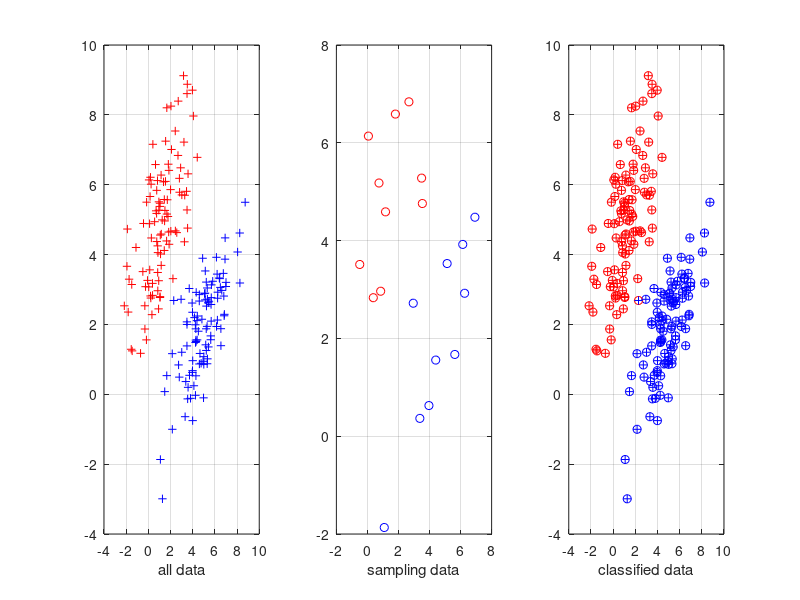

Here is the MATLAB script that generated this plot:
clear all
close all

number = 100;   %number of all data
sample = 20;    %number of sample data from all data 
k = 5;          %k of k-NN method

subplot(1,3,1);
mu_r = [1 5];               %HEIKIN
SIGMA_r = [2 1.5; 1.5 3];   %KYO-BUNSAN
r = mvnrnd(mu_r,SIGMA_r,number); %random matrix
plot(r(:,1),r(:,2),'r+');
hold on

mu_b = [5 2];
SIGMA_b = [2 1.5; 1.5 2];
b = mvnrnd(mu_b,SIGMA_b,number);
plot(b(:,1),b(:,2),'b+');
xlabel('all data');
hold on


for a = 1:number

    ran(2*a - 1,1) = b(a,1);
    ran(2*a ,1) = r(a,1);
    ran(2*a - 1,2) = b(a,2);
    ran(2*a ,2) = r(a,2);
    
end


grid on
a_b = 1;
a_r = 1;
num_b = zeros(1,2*number);
num_r = zeros(1,2*number);

class_b(1,1) = 0;
class_b(1,2) = 0;
class_r(1,1) = 0;
class_r(1,2) = 0;


for a = 1:sample/2 %sample_data for studying 
        
        class_b(a_b,1) = ran(2*a - 1,1); %classify ran() to blue(class_b)
        class_b(a_b,2) = ran(2*a - 1,2);
        num_b(2*a - 1) = 1;
        a_b = a_b + 1;
    
        class_r(a_r,1) = ran(2*a,1);     %classify ran() to red(class_r)
        class_r(a_r,2) = ran(2*a,2);
        num_r(2*a) = 1;
        a_r = a_r + 1;
        

end

subplot(1,3,2);

plot(class_b(:,1),class_b(:,2),'bo');
hold on
plot(class_r(:,1),class_r(:,2),'ro');
xlabel('sampling data');

%plot(r(:,1),r(:,2),'b+');
%plot(b(:,1),b(:,2),'r+');
grid on

for c =  sample + 1 : 2*number % k-NN method c:present input

    count_r = 0; %k-NN class r
    count_b = 0; %k-NN class b

    for d = 1:c-1 % d:past input
        dist(d) = ((ran(c,1)-ran(d,1))^2 + (ran(c,2)-ran(d,2))^2)^(1/2); % distance from each data 
    end
    
    sort_d = sort(dist);    %sort distance data
    
    for e = 1:k
        ind(e) = find(dist == sort_d(e));   % count class of k-data which is nearest from ran()    
    
        if num_b(ind(e)) == 1            
            count_b = count_b +1;
        elseif num_r(ind(e)) == 1
            count_r = count_r +1;
        else
            disp('error1');
        end
    end
    
    if count_r < count_b    %choice ran() is class_b or class_r 
      
        class_b(a_b ,1) = ran(c,1);
        class_b(a_b ,2) = ran(c,2);
        num_b(c) = 1;
        a_b = a_b + 1; 
    elseif count_r > count_b
        class_r(a_r,1) = ran(c,1);
        class_r(a_r,2) = ran(c,2);
        num_r(c) = 1;
        a_r = a_r + 1;
    else
        disp('error2');
    end
    
    if count_r + count_b ~= k
        disp('error3');
    end
    
end


subplot(1,3,3);
plot(class_b(:,1),class_b(:,2),'bo');
hold on
plot(class_r(:,1),class_r(:,2),'ro');
plot(r(:,1),r(:,2),'r+');
plot(b(:,1),b(:,2),'b+');

xlabel('classified data');
grid on
